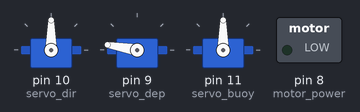
Bench run of a sketch on a simulated Arduino Uno, built with avr-gcc and run on an emulated ATmega328P. Shown: 3 × servo, switched loads named in the sketch (green lamp = pin HIGH).

Above: at 0.1 s.
At 5.1 s:
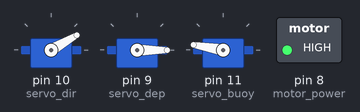
Timing chart, 0 to 6.6 s (numbered marks = the images above):
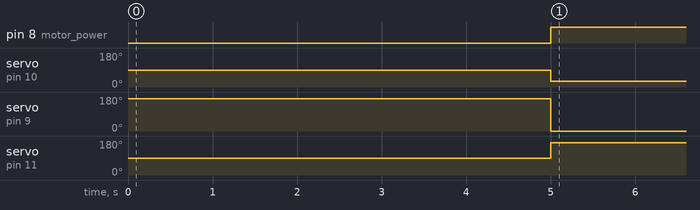

The sketch:

Xbee_code.ino
```cpp
#define xbeePin
#include <Servo.h>

Servo servo_dir, servo_dep, servo_buoy;
byte inByte[3];
char inString[6];
int stringPos = 0;
int lastValue = 0;

int power;
//Motor1
int motor_power = 8;
int motor_pin1 = 7;
int motor_pin2 = 6;
//Motor2
int motor_pin3 = 5;
int motor_pin4 = 4;

void setup()
{
  Serial.begin(9600);
  servo_dir.attach(10);
  servo_dep.attach(9);
  servo_buoy.attach(11);

  servo_dir.write(90);
  servo_dep.write(90);
  servo_buoy.write(90);

  //activer motor ?

  //profondeur drone
  servo_dep.write(170);
  delay(5000);
  servo_dep.write(0);

}

void loop()
{
  //information emise par Android
  byte tab[3]={0,0,0};
  for(int i=0; i<3; i++)
  {
    tab[i]=Serial.read();
  }
  int spd = (int) tab[0];
  int dir = (int) tab[1];
  int buoy = (int) tab[2];

  //module rescue ServoX
  if (buoy != 0)
  {
     servo_buoy.write(170);
  }
  //Speed Controle
  power = map(spd, 0, 10, 0, 255);
  analogWrite(motor_power, power);
  digitalWrite(motor_pin1, 0);
  digitalWrite(motor_pin2, 1);
  digitalWrite(motor_pin3, 0);
  digitalWrite(motor_pin4, 1);
  //Direction Controle
  if (dir = 1)
  {
    servo_dir.write(30);
  }
  else if (dir = 2)
  {
    servo_dir.write(150);
  }
  else
  {
    servo_dir.write(90);
  }
}
```

Measured:
- by itself, pin 8 (motor_power): LOW → HIGH at 5.0 s
- by itself, servo on pin 10 (servo_dir): 90° → 30° at 5.0 s
- by itself, servo on pin 9 (servo_dep): 170° → 0° at 5.0 s
- by itself, servo on pin 11 (servo_buoy): 90° → 170° at 5.0 s
